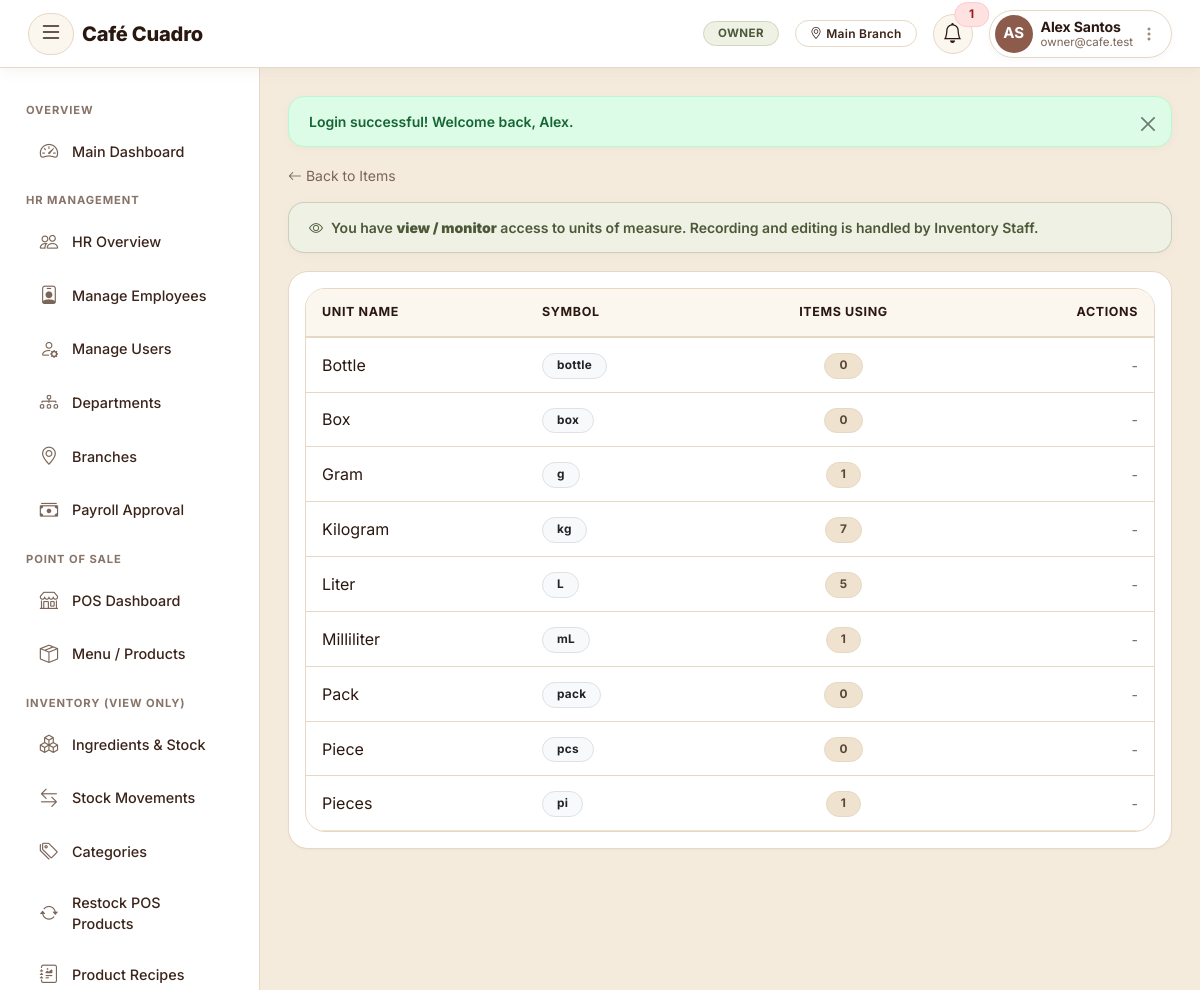
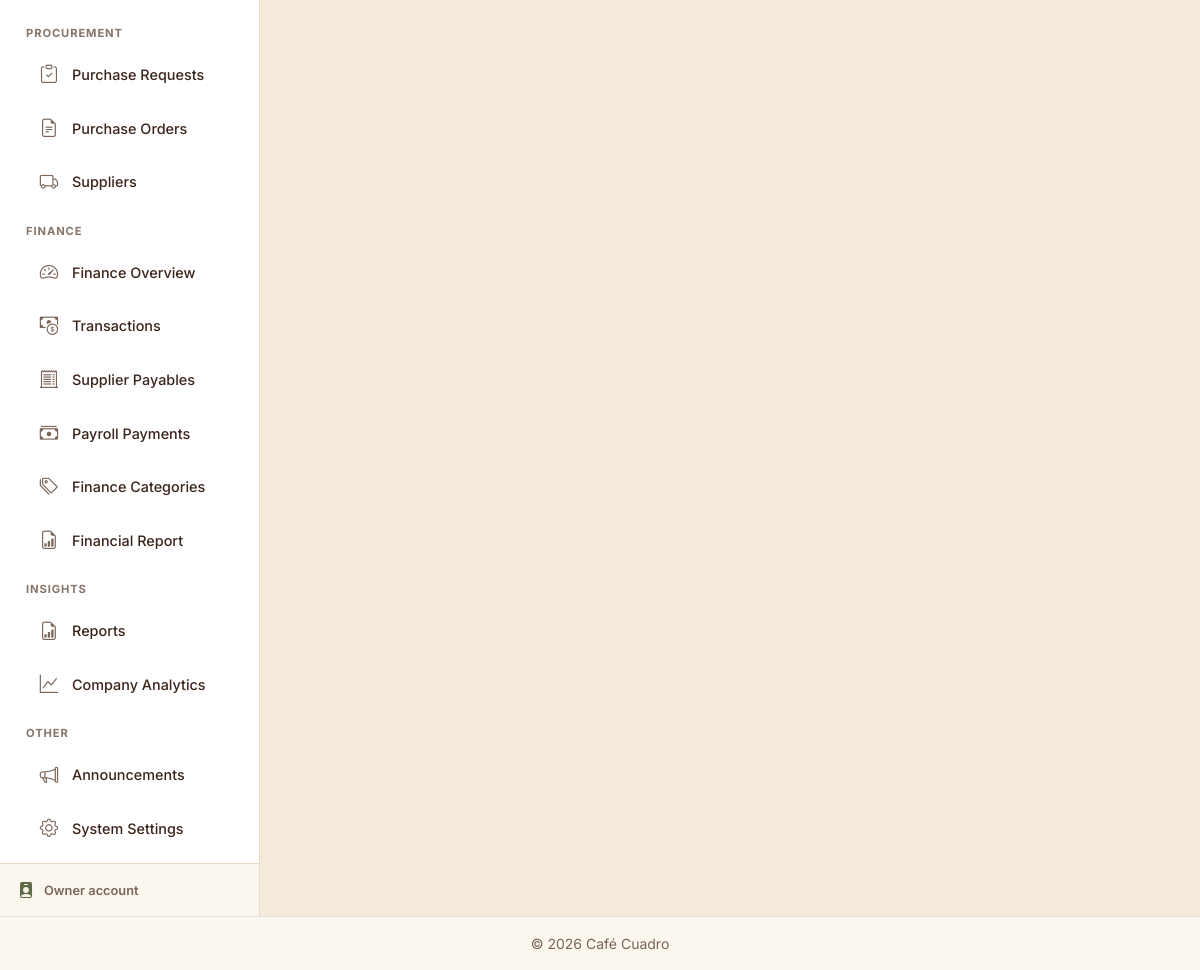
/inventory/units (signed in), run on the app's committed database (2 pictures, top to bottom).
### tables this page shows
CREATE TABLE `branches` (
  `branch_id` int(11) NOT NULL,
  `branch_name` varchar(100) NOT NULL,
  `address` varchar(255) DEFAULT NULL,
  `contact_number` varchar(30) DEFAULT NULL,
  `latitude` decimal(10,7) DEFAULT NULL,
  `longitude` decimal(10,7) DEFAULT NULL,
  `status` enum('ACTIVE','INACTIVE') NOT NULL DEFAULT 'ACTIVE',
  `created_at` timestamp NOT NULL DEFAULT current_timestamp()
);

CREATE TABLE `units` (
  `unit_id` int(11) NOT NULL,
  `unit_name` varchar(50) NOT NULL,
  `unit_symbol` varchar(10) NOT NULL
);

### router.php (called while the page is built, shortened)
<?php
$requestUri = $_SERVER['REQUEST_URI'] ?? '/';
$requestPath = parse_url($requestUri, PHP_URL_PATH) ?: '/';
$scriptDir = str_replace('\\', '/', dirname($_SERVER['SCRIPT_NAME'] ?? ''));
$basePath = rtrim($scriptDir, '/') . '/';
$relative = $requestPath;
if ($basePath !== '/' && strpos($relative, $basePath) === 0) {
    $relative = substr($relative, strlen($basePath));
}
$relative = trim($relative, '/');
$targetFile = null;
if (isset($routes[$relative])) {
    $targetFile = $routes[$relative];
} else {
    $parts = explode('/', $relative);
    $mod = $parts[0] ?? '';
    $action = $parts[1] ?? '';
    $modNormalized = str_replace('-', '_', $mod);
    $actionNormalized = str_replace('-', '_', $action);
    $candidateModule = "modules/{$modNormalized}/{$actionNormalized}.php";
    if (file_exists(__DIR__ . '/' . $candidateModule)) {
        $targetFile = $candidateModule;
    }
}
$fullPath = __DIR__ . '/' . $targetFile;
require $fullPath;

### modules/inventory/units.php (the view, shortened to what this page needs)
<?php
require_once __DIR__ . '/../../config/db.php';
require_once __DIR__ . '/../../includes/functions.php';
$canManage = userCanDo('inventory.manage');
$units = $pdo->query("
    SELECT u.*, (SELECT COUNT(*) FROM items i WHERE i.unit_id = u.unit_id) AS item_count
    FROM units u ORDER BY u.unit_name ASC
")->fetchAll();
include __DIR__ . '/../../includes/header.php';
?>
<div class="d-flex justify-content-between align-items-center mb-3">
    <a href="<?= BASE_URL ?>inventory" class="text-decoration-none text-muted small">
        <i class="bi bi-arrow-left"></i> Back to Items
    </a>
</div>
<?php if (!$canManage): ?><?= readOnlyNotice('units of measure') ?><?php endif; ?>
<div class="card-panel p-3">
    <div class="table-responsive">
        <table class="table table-hover align-middle mb-0">
            <thead class="table-light">
                <tr>
                    <th>Unit Name</th>
                    <th>Symbol</th>
                    <th class="text-center">Items Using</th>
                    <th class="text-end">Actions</th>
                </tr>
            </thead>
            <tbody>
                <?php if (empty($units)): ?>
                    <tr><td colspan="4" class="text-center text-muted py-4">No units yet.</td></tr>
                <?php else: foreach ($units as $u): ?>
                    <tr>
                        <td><?= clean($u['unit_name']) ?></td>
                        <td><span class="badge bg-light text-dark border"><?= clean($u['unit_symbol']) ?></span></td>
                        <td class="text-center"><span class="badge bg-secondary"><?= $u['item_count'] ?></span></td>
                        <td class="text-end">
                            <?php if ($canManage): ?>
                            <button class="btn btn-sm btn-outline-primary" onclick='openEditModal(<?= json_encode($u, JSON_HEX_TAG | JSON_HEX_APOS | JSON_HEX_QUOT | JSON_HEX_AMP) ?>)'>
                                <i class="bi bi-pencil"></i>
                            </button>
                            <form method="POST" class="d-inline" onsubmit="return confirm('Delete this unit?')">
                                <input type="hidden" name="csrf_token" value="<?= csrfToken() ?>"><input type="hidden" name="action" value="delete_unit"><input type="hidden" name="unit_id" value="<?= (int)$u['unit_id'] ?>">
                                <button class="btn btn-sm btn-outline-danger" title="Delete unit"><i class="bi bi-trash"></i></button>
                            </form>
                            <?php else: ?>
                            <span class="text-muted small">-</span>
                            <?php endif; ?>
                        </td>
                    </tr>
                <?php endforeach; endif; ?>
            </tbody>
        </table>
    </div>
</div>
<?php include __DIR__ . '/../../includes/footer.php'; ?>

### includes/header.php (shortened to what this page needs)
<?php
$esc = function_exists('e') ? 'e' : 'clean';
$isOwnerTheme           = currentRoleId() == ROLE_OWNER;
$isEmployeeTheme        = currentRoleId() == ROLE_EMPLOYEE;
$isEmployeeManagerTheme = currentRoleId() == ROLE_EMPLOYEE_MANAGER;
$isHrManagerTheme       = currentRoleId() == ROLE_HR_MANAGER;
$isHrStaffTheme         = currentRoleId() == ROLE_HR_STAFF;
$isCafeTheme            = in_array(currentRoleId(), [ROLE_CASHIER, ROLE_INVENTORY_STAFF, ROLE_FINANCE_STAFF], true);
?>
<!DOCTYPE html>
<html lang="en">
<head>
<link rel="stylesheet" href="https://cdn.jsdelivr.net/npm/bootstrap@5.3.3/dist/css/bootstrap.min.css">
<link rel="stylesheet" href="https://cdn.jsdelivr.net/npm/bootstrap-icons@1.11.3/font/bootstrap-icons.css">
<link rel="stylesheet" href="<?= BASE_URL ?>assets/hrms/css/style.css?v=<?= ASSET_VER ?>">
<link rel="stylesheet" href="<?= BASE_URL ?>assets/inv/css/style.css?v=<?= ASSET_VER ?>">
<link rel="stylesheet" href="<?= BASE_URL ?>assets/shared/unified.css?v=<?= ASSET_VER ?>">
<link rel="stylesheet" href="<?= BASE_URL ?>assets/shared/responsive.css?v=<?= ASSET_VER ?>">
<link rel="stylesheet" href="<?= BASE_URL ?>assets/shared/roast-app.css?v=<?= ASSET_VER ?>">
</head>
<body class="unified-theme <?= $isOwnerTheme ? 'owner-theme' : ($isEmployeeTheme ? 'employee-theme' : ($isEmployeeManagerTheme ? 'employee-manager-theme' : ($isHrManagerTheme ? 'hr-manager-theme' : ($isHrStaffTheme ? 'hr-staff-theme' : ($isCafeTheme ? 'cafe-theme' : ''))))) ?>">
<nav class="navbar navbar-expand-lg app-navbar">
  <div class="container-fluid">
    <button class="btn btn-link sidebar-toggle-btn me-2" id="sidebarToggle" title="Toggle sidebar" aria-label="Toggle sidebar">
      <i class="bi bi-list fs-4"></i>
    </button>
    <a class="navbar-brand fw-bold d-flex align-items-center text-decoration-none" href="<?= BASE_URL ?>dashboard">
      <span class="brand-text" style="color:#2a1810 !important; -webkit-text-fill-color:#2a1810 !important; background:none !important; font-family:'Fraunces',Georgia,serif; font-weight:600; font-size:1.4rem; letter-spacing:-0.01em; display:inline-block;"><?= APP_NAME ?></span>
    </a>
    <div class="ms-auto d-flex align-items-center gap-2 gap-md-3">
      <?php if (isLoggedIn()):
        try {
            $unreadCount = function_exists('unreadNotificationCount') ? unreadNotificationCount($pdo, (int)$_SESSION['user_id']) : 0;
        } catch (Exception $ex) {
            $notifications = [];
            $unreadCount = 0;
        }
        $nameParts  = preg_split('/\s+/', trim($_SESSION['full_name'] ?? ''), 2);
        $firstName  = $nameParts[0] ?? '';
        $lastName   = $nameParts[1] ?? '';
      ?>
        <span class="badge role-pill d-none d-sm-inline-block"><?= $esc(currentRoleName()) ?></span>
        <?php if (currentBranchName()): ?>
          <span class="badge branch-pill d-none d-md-inline-block"><i class="bi bi-geo-alt me-1"></i><?= $esc(currentBranchName()) ?></span>
        <?php endif; ?>
        <div class="dropdown">
          <a class="position-relative notif-bell-btn text-decoration-none" href="#" role="button" data-bs-toggle="dropdown" title="Notifications">
            <i class="bi bi-bell fs-5"></i>
            <?php if ($unreadCount > 0): ?>
              <span class="position-absolute top-0 start-100 translate-middle badge rounded-pill bg-danger" style="font-size:.65rem;"><?= $unreadCount > 9 ? '9+' : $unreadCount ?></span>
            <?php endif; ?>
          </a>
        </div>
        <div class="dropdown">
          <a class="d-flex align-items-center text-decoration-none navbar-user-pill" href="#" role="button" data-bs-toggle="dropdown">
            <div class="user-avatar-wrap">
              <?= renderAvatar($_SESSION['profile_photo'] ?? null, $firstName, $lastName, 38) ?>
            </div>
            <div class="ms-2 text-start d-none d-md-block lh-sm pe-1">
              <div class="user-name fw-bold"><?= $esc($_SESSION['full_name'] ?? '') ?></div>
              <div class="user-sub text-muted small"><?= $esc($_SESSION['email'] ?? currentRoleName()) ?></div>
            </div>
            <i class="bi bi-three-dots-vertical ms-1 d-none d-md-inline text-muted opacity-75"></i>
          </a>
        </div>
      <?php endif; ?>
    </div>
  </div>
</nav>
<div class="app-wrapper d-flex">
<?php require_once __DIR__ . '/sidebar.php'; ?>

### assets/hrms/css/style.css (style rules this page uses)
:root { --primary: #5e6b46; --primary-dark: #2a1810; --primary-light: #7d8b62; --accent: #5e6b46; --accent-soft: #eef1e4; --bg-light: #f5ebdd; --cream: #ffffff; --ink: #2a1810; --ink-soft: #7a6558; --border-soft: #e6d8c5; --success: #16a34a; --danger: #dc2626; --warning: #d97706; --sidebar-width: 260px; --sidebar-collapsed-width: 54px; --radius-sm: 10px; --radius-md: 16px; --radius-lg: 22px; --shadow-sm: 0 1px 3px rgba(42,24,16, 0.06); --shadow-md: 0 4px 18px rgba(120,90,60, 0.10); --shadow-lg: 0 10px 34px rgba(120,90,60, 0.16); --font-brand: 'Inter', sans-serif; --font-body: 'Inter', sans-serif; }
* { scrollbar-width: thin; scrollbar-color: var(--accent-soft) transparent; }
html { scroll-behavior: smooth; }
body { background-color: var(--bg-light); font-family: var(--font-body); color: var(--ink); -webkit-font-smoothing: antialiased; }
a { color: var(--primary); text-decoration-color: rgba(94,107,70, 0.35); }
.app-navbar { background: #ffffff !important; border-bottom: 1px solid var(--border-soft); position: sticky; top: 0; z-index: 1030; box-shadow: 0 2px 14px rgba(120,90,60, 0.07); min-height: 60px; }
.navbar-brand { font-family: var(--font-body); font-weight: 700; font-size: 1.15rem; letter-spacing: 0.4px; display: flex; align-items: center; }
.navbar-brand .brand-text { color: #5e6b46 !important; -webkit-text-fill-color: #5e6b46 !important; background: none !important; font-weight: 800; }
#sidebarToggle { border-radius: var(--radius-sm); transition: background 0.15s ease; }
.app-navbar .role-pill { font-weight: 600; font-size: 0.72rem; letter-spacing: 0.3px; text-transform: uppercase; color: #fff; background: transparent; border: 1px solid rgba(255,255,255,0.45); border-radius: 999px; padding: 5px 14px; }
.app-wrapper { display: flex; min-height: calc(100vh - 60px); }
.table thead { background-color: var(--accent-soft); color: var(--primary-dark); }
.table thead th { font-size: 0.78rem; text-transform: uppercase; letter-spacing: 0.04em; font-weight: 600; border-bottom: none; white-space: nowrap; }
.table tbody tr { transition: background 0.12s ease; }
.table td, .table th { vertical-align: middle; }
.table-responsive { border-radius: var(--radius-md); }
.btn { border-radius: var(--radius-sm); font-weight: 500; transition: transform 0.08s ease, box-shadow 0.15s ease; }
.badge { font-weight: 500; letter-spacing: 0.01em; padding: 5px 9px; border-radius: 6px; }

### assets/shared/responsive.css (style rules this page uses)
:root { --nav-h: 60px; }
html { -webkit-text-size-adjust: 100%; }
body { overflow-x: hidden; }
.app-wrapper { min-height: calc(100vh - var(--nav-h)); min-height: calc(100dvh - var(--nav-h)); }
.table-responsive, .table-wrap { -webkit-overflow-scrolling: touch; }

### data on the page
branches: branch_name "Main Branch"
units: unit_name "Bottle", unit_symbol "bottle", item_count "0"
units: unit_name "Box", unit_symbol "box", item_count "0"
units: unit_name "Gram", unit_symbol "g", item_count "1"
units: unit_name "Kilogram", unit_symbol "kg", item_count "7"
units: unit_name "Liter", unit_symbol "L", item_count "5"
units: unit_name "Milliliter", unit_symbol "mL", item_count "1"
units: unit_name "Pack", unit_symbol "pack", item_count "0"
units: unit_name "Piece", unit_symbol "pcs", item_count "0"
units: unit_name "Pieces", unit_symbol "pi", item_count "1"

### other printed values
APP_NAME "Café Cuadro"
$esc(currentRoleName()) "OWNER"
$unreadCount "1"
$initials "AS"
$esc($_SESSION['full_name'] ?? '') "Alex Santos"
$esc($_SESSION['email'] ?? currentRoleName()) "owner@cafe.test"
$sidebarFooterLabel "Owner"
$f['message'] "Login successful! Welcome back, Alex."
$what "units of measure"
